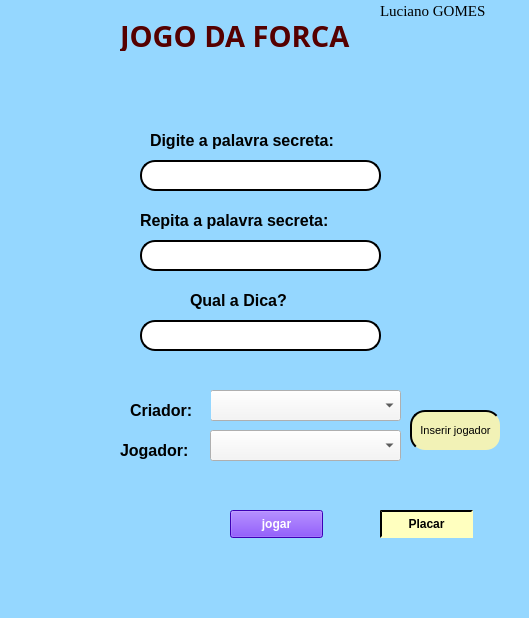
<?xml version="1.0" encoding="UTF-8"?>
<ui version="4.0">
 <class>MainWindow</class>
 <widget class="QMainWindow" name="MainWindow">
  <property name="geometry">
   <rect>
    <x>0</x>
    <y>0</y>
    <width>529</width>
    <height>618</height>
   </rect>
  </property>
  <property name="font">
   <font>
    <pointsize>12</pointsize>
   </font>
  </property>
  <property name="windowTitle">
   <string>Jogo da Forca</string>
  </property>
  <property name="styleSheet">
   <string notr="true">background-color: rgb(149, 215, 255);
</string>
  </property>
  <widget class="QWidget" name="centralwidget">
   <widget class="QPushButton" name="pushButton">
    <property name="geometry">
     <rect>
      <x>230</x>
      <y>510</y>
      <width>93</width>
      <height>28</height>
     </rect>
    </property>
    <property name="font">
     <font>
      <pointsize>9</pointsize>
      <weight>75</weight>
      <bold>true</bold>
     </font>
    </property>
    <property name="styleSheet">
     <string notr="true">background-color: rgb(85, 0, 255);
color: rgb(255, 255, 255);</string>
    </property>
    <property name="text">
     <string>jogar</string>
    </property>
   </widget>
   <widget class="QLineEdit" name="lineEdit">
    <property name="geometry">
     <rect>
      <x>140</x>
      <y>160</y>
      <width>241</width>
      <height>31</height>
     </rect>
    </property>
    <property name="focusPolicy">
     <enum>Qt::StrongFocus</enum>
    </property>
    <property name="autoFillBackground">
     <bool>false</bool>
    </property>
    <property name="styleSheet">
     <string notr="true">background-color: rgb(255,255,255);
border-radius: 15px;
border-style: outset;
border-width: 2px;</string>
    </property>
    <property name="inputMask">
     <string/>
    </property>
    <property name="frame">
     <bool>true</bool>
    </property>
    <property name="echoMode">
     <enum>QLineEdit::Password</enum>
    </property>
    <property name="cursorPosition">
     <number>0</number>
    </property>
    <property name="dragEnabled">
     <bool>false</bool>
    </property>
    <property name="readOnly">
     <bool>false</bool>
    </property>
    <property name="placeholderText">
     <string/>
    </property>
    <property name="cursorMoveStyle">
     <enum>Qt::LogicalMoveStyle</enum>
    </property>
    <property name="clearButtonEnabled">
     <bool>false</bool>
    </property>
   </widget>
   <widget class="QLabel" name="label">
    <property name="geometry">
     <rect>
      <x>120</x>
      <y>20</y>
      <width>291</width>
      <height>31</height>
     </rect>
    </property>
    <property name="font">
     <font>
      <family>Berlin Sans FB Demi</family>
      <pointsize>22</pointsize>
      <weight>75</weight>
      <bold>true</bold>
     </font>
    </property>
    <property name="styleSheet">
     <string notr="true">color: rgb(85, 0, 0);</string>
    </property>
    <property name="frameShadow">
     <enum>QFrame::Plain</enum>
    </property>
    <property name="text">
     <string>JOGO DA FORCA</string>
    </property>
   </widget>
   <widget class="QLabel" name="label_2">
    <property name="geometry">
     <rect>
      <x>150</x>
      <y>130</y>
      <width>271</width>
      <height>21</height>
     </rect>
    </property>
    <property name="font">
     <font>
      <family>Arial</family>
      <pointsize>12</pointsize>
      <weight>75</weight>
      <bold>true</bold>
     </font>
    </property>
    <property name="text">
     <string>Digite a palavra secreta: </string>
    </property>
   </widget>
   <widget class="QLabel" name="label_3">
    <property name="geometry">
     <rect>
      <x>140</x>
      <y>200</y>
      <width>271</width>
      <height>41</height>
     </rect>
    </property>
    <property name="font">
     <font>
      <family>Arial</family>
      <pointsize>12</pointsize>
      <weight>75</weight>
      <bold>true</bold>
     </font>
    </property>
    <property name="text">
     <string>Repita a palavra secreta: </string>
    </property>
   </widget>
   <widget class="QLineEdit" name="lineEdit_2">
    <property name="geometry">
     <rect>
      <x>140</x>
      <y>240</y>
      <width>241</width>
      <height>31</height>
     </rect>
    </property>
    <property name="styleSheet">
     <string notr="true">background-color: rgb(255,255,255);
border-radius: 15px;
border-style: outset;
border-width: 2px;</string>
    </property>
    <property name="echoMode">
     <enum>QLineEdit::Password</enum>
    </property>
   </widget>
   <widget class="QLabel" name="label_4">
    <property name="geometry">
     <rect>
      <x>190</x>
      <y>280</y>
      <width>121</width>
      <height>41</height>
     </rect>
    </property>
    <property name="font">
     <font>
      <family>Arial</family>
      <pointsize>12</pointsize>
      <weight>75</weight>
      <bold>true</bold>
     </font>
    </property>
    <property name="text">
     <string>Qual a Dica?</string>
    </property>
   </widget>
   <widget class="QLineEdit" name="lineEdit_3">
    <property name="geometry">
     <rect>
      <x>140</x>
      <y>320</y>
      <width>241</width>
      <height>31</height>
     </rect>
    </property>
    <property name="styleSheet">
     <string notr="true">background-color: rgb(255,255,255);
border-radius: 15px;
border-style: outset;
border-width: 2px;</string>
    </property>
   </widget>
   <widget class="QComboBox" name="comboBox">
    <property name="geometry">
     <rect>
      <x>210</x>
      <y>390</y>
      <width>191</width>
      <height>31</height>
     </rect>
    </property>
    <property name="styleSheet">
     <string notr="true">background-color: rgb(245, 245, 245);</string>
    </property>
   </widget>
   <widget class="QLabel" name="label_5">
    <property name="geometry">
     <rect>
      <x>130</x>
      <y>390</y>
      <width>81</width>
      <height>41</height>
     </rect>
    </property>
    <property name="font">
     <font>
      <family>Arial</family>
      <pointsize>12</pointsize>
      <weight>75</weight>
      <bold>true</bold>
     </font>
    </property>
    <property name="text">
     <string>Criador:</string>
    </property>
   </widget>
   <widget class="QLabel" name="label_6">
    <property name="geometry">
     <rect>
      <x>120</x>
      <y>430</y>
      <width>91</width>
      <height>41</height>
     </rect>
    </property>
    <property name="font">
     <font>
      <family>Arial</family>
      <pointsize>12</pointsize>
      <weight>75</weight>
      <bold>true</bold>
     </font>
    </property>
    <property name="text">
     <string>Jogador:</string>
    </property>
   </widget>
   <widget class="QComboBox" name="comboBox_2">
    <property name="geometry">
     <rect>
      <x>210</x>
      <y>430</y>
      <width>191</width>
      <height>31</height>
     </rect>
    </property>
    <property name="styleSheet">
     <string notr="true">background-color: rgb(245, 245, 245);</string>
    </property>
   </widget>
   <widget class="QPushButton" name="pushButton_2">
    <property name="geometry">
     <rect>
      <x>410</x>
      <y>410</y>
      <width>91</width>
      <height>41</height>
     </rect>
    </property>
    <property name="font">
     <font>
      <pointsize>8</pointsize>
     </font>
    </property>
    <property name="styleSheet">
     <string notr="true">background-color: rgb(242, 242, 182);
border-radius: 15px;
border-style: outset;
border-width: 2px;</string>
    </property>
    <property name="text">
     <string>Inserir jogador</string>
    </property>
   </widget>
   <widget class="QPushButton" name="pushButton_3">
    <property name="geometry">
     <rect>
      <x>380</x>
      <y>510</y>
      <width>93</width>
      <height>28</height>
     </rect>
    </property>
    <property name="font">
     <font>
      <weight>75</weight>
      <bold>true</bold>
     </font>
    </property>
    <property name="styleSheet">
     <string notr="true">
background-color: rgb(255, 255, 191);
border-radius: 15px;
border-style: outset;
border-width: 2px;</string>
    </property>
    <property name="text">
     <string>Placar</string>
    </property>
   </widget>
   <widget class="QLabel" name="label_7">
    <property name="geometry">
     <rect>
      <x>-60</x>
      <y>20</y>
      <width>351</width>
      <height>300</height>
     </rect>
    </property>
    <property name="text">
     <string>TextLabel</string>
    </property>
   </widget>
   <widget class="QLabel" name="label_8">
    <property name="geometry">
     <rect>
      <x>-80</x>
      <y>280</y>
      <width>300</width>
      <height>300</height>
     </rect>
    </property>
    <property name="text">
     <string>TextLabel</string>
    </property>
   </widget>
   <widget class="QLabel" name="label_9">
    <property name="geometry">
     <rect>
      <x>380</x>
      <y>0</y>
      <width>161</width>
      <height>21</height>
     </rect>
    </property>
    <property name="font">
     <font>
      <family>Times New Roman</family>
      <pointsize>11</pointsize>
     </font>
    </property>
    <property name="text">
     <string>Luciano GOMES</string>
    </property>
   </widget>
   <zorder>label_7</zorder>
   <zorder>label</zorder>
   <zorder>label_8</zorder>
   <zorder>pushButton</zorder>
   <zorder>lineEdit</zorder>
   <zorder>label_2</zorder>
   <zorder>label_3</zorder>
   <zorder>lineEdit_2</zorder>
   <zorder>label_4</zorder>
   <zorder>lineEdit_3</zorder>
   <zorder>comboBox</zorder>
   <zorder>label_5</zorder>
   <zorder>label_6</zorder>
   <zorder>comboBox_2</zorder>
   <zorder>pushButton_2</zorder>
   <zorder>pushButton_3</zorder>
   <zorder>label_9</zorder>
  </widget>
  <widget class="QMenuBar" name="menubar">
   <property name="geometry">
    <rect>
     <x>0</x>
     <y>0</y>
     <width>529</width>
     <height>26</height>
    </rect>
   </property>
  </widget>
  <widget class="QStatusBar" name="statusbar"/>
 </widget>
 <resources/>
 <connections/>
</ui>
